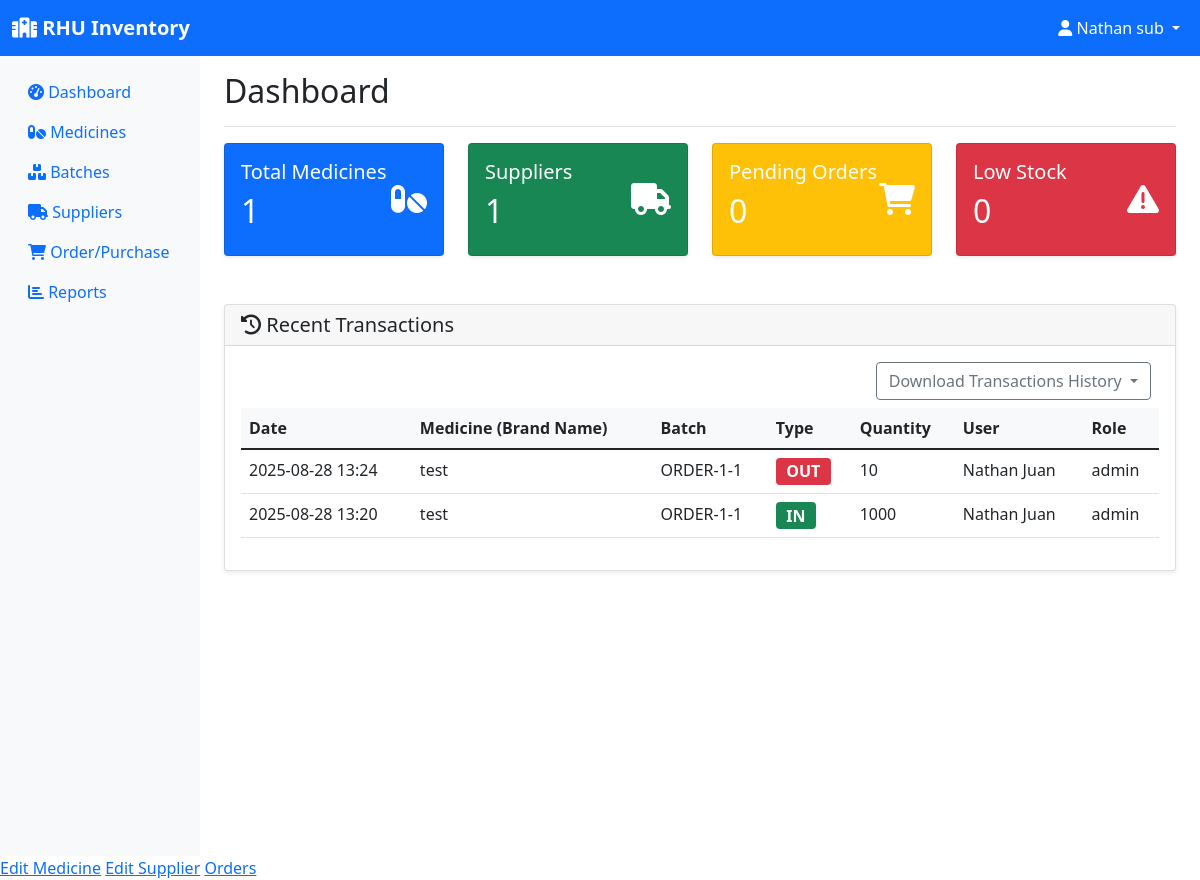
/dashboard (signed in), run on the app's committed database.
### models.py (models this page shows, shortened)
class User(UserMixin, db.Model):
    id = db.Column(db.Integer, primary_key=True)
    username = db.Column(db.String(150), unique=True, nullable=False)
    password = db.Column(db.String(256), nullable=False)
    role = db.Column(db.String(20), nullable=False, default='employee')  # pharmacist, manager, assistant
    email = db.Column(db.String(120), unique=True, nullable=False)
    created_at = db.Column(db.DateTime, default=datetime.utcnow)

class StockTransaction(db.Model):
    id = db.Column(db.Integer, primary_key=True)
    batch_id = db.Column(db.Integer, db.ForeignKey('batch.id'), nullable=False)
    transaction_type = db.Column(db.String(20), nullable=False)  # in, out
    quantity = db.Column(db.Integer, nullable=False)
    transaction_date = db.Column(db.DateTime, default=datetime.utcnow)
    performed_by = db.Column(db.Integer, db.ForeignKey('user.id'), nullable=False)
    notes = db.Column(db.String(200))
    user = db.relationship('User', backref='transactions')

class Medicine(db.Model):
    id = db.Column(db.Integer, primary_key=True)
    name = db.Column(db.String(100), nullable=False)
    generic_name = db.Column(db.String(100))
    category = db.Column(db.String(50))
    unit = db.Column(db.String(20))  # e.g., tablets, bottles, etc.
    supplier_id = db.Column(db.Integer, db.ForeignKey('supplier.id'), nullable=False)
    created_at = db.Column(db.DateTime, default=datetime.utcnow)
    batches = db.relationship('Batch', backref='medicine', lazy=True)
    order_items = db.relationship('OrderItem', backref='medicine', lazy=True)

class Batch(db.Model):
    id = db.Column(db.Integer, primary_key=True)
    batch_number = db.Column(db.String(50), nullable=False)
    medicine_id = db.Column(db.Integer, db.ForeignKey('medicine.id'), nullable=False)
    quantity = db.Column(db.Integer, nullable=False)
    expiration_date = db.Column(db.Date, nullable=False)
    manufacturing_date = db.Column(db.Date)
    unit_price = db.Column(db.Float)
    created_at = db.Column(db.DateTime, default=datetime.utcnow)
    transactions = db.relationship('StockTransaction', backref='batch', lazy=True)

### app.py (the view)
@app.route('/dashboard')
@login_required
def dashboard():
    low_stock = Batch.query.filter(Batch.quantity <= 10).all()
    thirty_days_from_now = datetime.now().date() + timedelta(days=30)
    expiring_soon = Batch.query.filter(
        Batch.expiration_date <= thirty_days_from_now,
        Batch.expiration_date > datetime.now().date()
    ).all()
    recent_transactions = StockTransaction.query.order_by(
        StockTransaction.transaction_date.desc()
    ).limit(10).all()
    total_medicines = Medicine.query.count()
    total_suppliers = Supplier.query.count()
    pending_orders = Order.query.filter_by(status='pending').count()
    return render_template('dashboard.html',
                         low_stock=low_stock,
                         expiring_soon=expiring_soon,
                         recent_transactions=recent_transactions,
                         total_medicines=total_medicines,
                         total_suppliers=total_suppliers,
                         pending_orders=pending_orders)

### app.py (called while the page is built)
@login_manager.user_loader
def load_user(user_id):
    return User.query.get(int(user_id))

### templates/dashboard.html (shortened to what this page needs)
{% extends "base.html" %}
{% block content %}
<div class="d-flex justify-content-between flex-wrap flex-md-nowrap align-items-center pt-3 pb-2 mb-3 border-bottom">
    <h1 class="h2">Dashboard</h1>
</div>
<div class="row mb-4">
    <div class="col-md-3">
        <div class="card text-white bg-primary">
            <div class="card-body">
                <div class="d-flex justify-content-between">
                    <div>
                        <h5 class="card-title">Total Medicines</h5>
                        <h2>{{ total_medicines }}</h2>
                    </div>
                    <div class="align-self-center">
                        <i class="fas fa-pills fa-2x"></i>
                    </div>
                </div>
            </div>
        </div>
    </div>
    <div class="col-md-3">
        <div class="card text-white bg-success">
            <div class="card-body">
                <div class="d-flex justify-content-between">
                    <div>
                        <h5 class="card-title">Suppliers</h5>
                        <h2>{{ total_suppliers }}</h2>
                    </div>
                    <div class="align-self-center">
                        <i class="fas fa-truck fa-2x"></i>
                    </div>
                </div>
            </div>
        </div>
    </div>
    <div class="col-md-3">
        <div class="card text-white bg-warning">
            <div class="card-body">
                <div class="d-flex justify-content-between">
                    <div>
                        <h5 class="card-title">Pending Orders</h5>
                        <h2>{{ pending_orders }}</h2>
                    </div>
                    <div class="align-self-center">
                        <i class="fas fa-shopping-cart fa-2x"></i>
                    </div>
                </div>
            </div>
        </div>
    </div>
    <div class="col-md-3">
        <div class="card text-white bg-danger">
            <div class="card-body">
                <div class="d-flex justify-content-between">
                    <div>
                        <h5 class="card-title">Low Stock</h5>
                        <h2>{{ low_stock|length }}</h2>
                    </div>
                    <div class="align-self-center">
                        <i class="fas fa-exclamation-triangle fa-2x"></i>
                    </div>
                </div>
            </div>
        </div>
    </div>
</div>
<div class="row">
    <div class="col-12">
        <div class="card">
            <div class="card-header">
                <h5 class="mb-0"><i class="fas fa-history"></i> Recent Transactions</h5>
            </div>
            <div class="card-body">
                <div class="d-flex justify-content-end mb-2">
                    <div class="dropdown me-2">
                        <button class="btn btn-outline-secondary dropdown-toggle" type="button" id="downloadMenu" data-bs-toggle="dropdown" aria-expanded="false">
                            Download Transactions History
                        </button>
                    </div>
                </div>
                {% if recent_transactions %}
                <div class="table-responsive">
                    <table class="table">
                        <thead>
                            <tr>
                                <th>Date</th>
                                <th>Medicine (Brand Name)</th>
                                <th>Batch</th>
                                <th>Type</th>
                                <th>Quantity</th>
                                <th>User</th>
                                <th>Role</th>
                            </tr>
                        </thead>
                        <tbody>
                            {% for tx in recent_transactions %}
                            <tr>
                                <td>{{ tx.transaction_date.strftime('%Y-%m-%d %H:%M') }}</td>
                                <td>{{ tx.batch.medicine.name if tx.batch and tx.batch.medicine else "N/A" }}</td>
                                <td>{{ tx.batch.batch_number if tx.batch else "N/A" }}</td>
                                <td>
                                    {% if tx.transaction_type.lower() == 'in' %}
                                        <span class="badge bg-success" style="font-size:1em;">IN</span>
                                    {% elif tx.transaction_type.lower() == 'out' %}
                                        <span class="badge bg-danger" style="font-size:1em;">OUT</span>
                                    {% else %}
                                        <span class="badge bg-secondary" style="font-size:1em;">{{ tx.transaction_type|upper }}</span>
                                    {% endif %}
                                </td>
                                <td>{{ tx.quantity }}</td>
                                <td>
                                    {% if tx.user and tx.user.username %}
                                        {{ tx.user.username }}
                                    {% else %}
                                        {{ tx.performed_by }}
                                    {% endif %}
                                </td>
                                <td>
                                    {% if tx.user and tx.user.role %}
                                        {{ tx.user.role }}
                                    {% else %}
                                        N/A
                                    {% endif %}
                                </td>
                            </tr>
                            {% endfor %}
                        </tbody>
                    </table>
                </div>
                {% else %}
                <p class="text-muted">No recent transactions found.</p>
                {% endif %}
            </div>
        </div>
    </div>
</div>
{% endblock %}

### templates/base.html (shortened to what this page needs)
<!DOCTYPE html>
<html lang="en">
<head>
    <link href="https://cdn.jsdelivr.net/npm/bootstrap@5.1.3/dist/css/bootstrap.min.css" rel="stylesheet">
    <link href="https://cdnjs.cloudflare.com/ajax/libs/font-awesome/6.0.0/css/all.min.css" rel="stylesheet">
</head>
<body>
    <nav class="navbar navbar-expand-lg navbar-dark bg-primary">
        <div class="container-fluid">
            <a class="navbar-brand" href="{{ url_for('dashboard') }}">
                <i class="fas fa-hospital"></i> RHU Inventory
            </a>
            {% if current_user.is_authenticated %}
            <div class="navbar-nav ms-auto">
                <div class="nav-item dropdown">
                    <a class="nav-link dropdown-toggle text-white" href="#" id="navbarDropdown" role="button" data-bs-toggle="dropdown">
                        <i class="fas fa-user"></i> {{ current_user.username }}
                    </a>
                </div>
            </div>
            {% endif %}
        </div>
    </nav>
    <div class="container-fluid">
        <div class="row">
            {% if current_user.is_authenticated %}
            <nav class="col-md-3 col-lg-2 d-md-block sidebar collapse">
                <div class="position-sticky pt-3">
                    <ul class="nav flex-column">
                        <li class="nav-item">
                            <a class="nav-link" href="{{ url_for('dashboard') }}">
                                <i class="fas fa-tachometer-alt"></i> Dashboard
                            </a>
                        </li>
                        <li class="nav-item">
                            <a class="nav-link" href="{{ url_for('inventory') }}">
                                <i class="fas fa-pills"></i> Medicines
                            </a>
                        </li>
                        <li class="nav-item">
                            <a class="nav-link" href="{{ url_for('batches') }}">
                                <i class="fas fa-boxes"></i> Batches
                            </a>
                        </li>
                        <li class="nav-item">
                            <a class="nav-link" href="{{ url_for('suppliers') }}">
                                <i class="fas fa-truck"></i> Suppliers
                            </a>
                        </li>
                        <li class="nav-item">
                            <a class="nav-link" href="{{ url_for('orders') }}">
                                <i class="fas fa-shopping-cart"></i> Order/Purchase
                            </a>
                        </li>
                        <li class="nav-item">
                            <a class="nav-link" href="{{ url_for('reports') }}">
                                <i class="fas fa-chart-bar"></i> Reports
                            </a>
                        </li>
                    </ul>
                </div>
            </nav>
            {% endif %}
            <main class="{% if current_user.is_authenticated %}col-md-9 ms-sm-auto col-lg-10 px-md-4{% else %}col-12{% endif %}">
                {% block content %}{% endblock %}
            </main>
        </div>
    </div>
    {% if current_user.is_authenticated %}
        {% if current_user.role == 'admin' %}
            <a href="{{ edit_medicine_url }}">Edit Medicine</a>
            <a href="{{ edit_supplier_url }}">Edit Supplier</a>
            <a href="{{ orders_url }}">Orders</a>
            <a href="{{ reports_url }}">Reports</a>
        {% elif current_user.role == 'sub-admin' %}
            <a href="{{ edit_medicine_url }}">Edit Medicine</a>
            <a href="{{ edit_supplier_url }}">Edit Supplier</a>
            <a href="{{ orders_url }}">Orders</a>
        {% elif current_user.role == 'employee' %}
            <a href="{{ orders_url }}">Orders</a>
            <a href="{{ reports_url }}">Reports</a>
        {% endif %}
    {% endif %}
</body>
</html>

### templates/base.html (style rules this page uses)
.sidebar { min-height: 100vh; background-color: #f8f9fa; }
.navbar-brand { font-weight: bold; }
.card { box-shadow: 0 0.125rem 0.25rem rgba(0, 0, 0, 0.075); border: 1px solid rgba(0, 0, 0, 0.125); }
.table th { background-color: #f8f9fa; border-top: none; }

### data on the page
User: username "Nathan sub"
StockTransaction: transaction_date "2025-08-28 13:24", batch.medicine "test", batch "ORDER-1-1", transaction_type "OUT", quantity "10", user.username "Nathan Juan", user.role "admin"
StockTransaction: transaction_date "2025-08-28 13:20", batch.medicine "test", batch "ORDER-1-1", transaction_type "IN", quantity "1000", user.username "Nathan Juan", user.role "admin"

### other printed values
{{ total_medicines }} "1"
{{ total_suppliers }} "1"
{{ pending_orders }} "0"
{{ low_stock|length }} "0"
